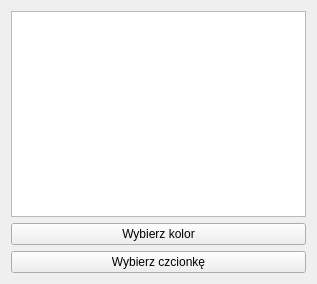
<ui version="4.0" >
 <class>Form</class>
 <widget class="QWidget" name="Form" >
  <property name="geometry" >
   <rect>
    <x>0</x>
    <y>0</y>
    <width>317</width>
    <height>284</height>
   </rect>
  </property>
  <property name="windowTitle" >
   <string>Test czcionki i koloru</string>
  </property>
  <property name="windowIcon" >
   <iconset resource="mywindow.qrc" >:/images/qt.png</iconset>
  </property>
  <layout class="QVBoxLayout" >
   <item>
    <widget class="QTextEdit" name="textEdit" />
   </item>
   <item>
    <widget class="QPushButton" name="pushButton_1" >
     <property name="text" >
      <string>Wybierz kolor</string>
     </property>
    </widget>
   </item>
   <item>
    <widget class="QPushButton" name="pushButton_2" >
     <property name="text" >
      <string>Wybierz czcionkę</string>
     </property>
    </widget>
   </item>
  </layout>
 </widget>
 <resources>
  <include location="mywindow.qrc" />
 </resources>
 <connections/>
 <designerdata>
  <property name="gridDeltaX" >
   <number>10</number>
  </property>
  <property name="gridDeltaY" >
   <number>10</number>
  </property>
  <property name="gridSnapX" >
   <bool>true</bool>
  </property>
  <property name="gridSnapY" >
   <bool>true</bool>
  </property>
  <property name="gridVisible" >
   <bool>true</bool>
  </property>
 </designerdata>
</ui>
